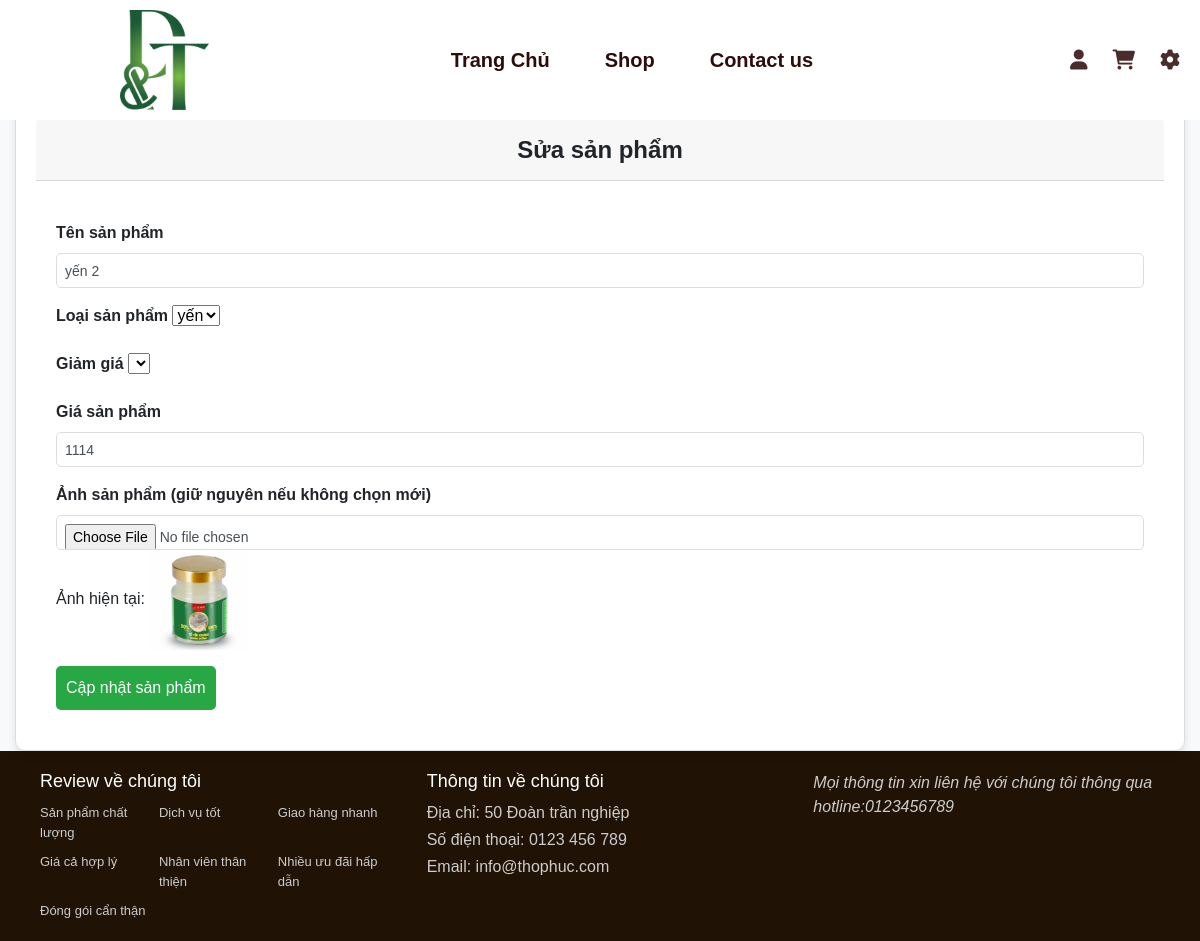
/Quanly/suasp.php?id=25, run on the app's committed database.
### tables this page shows
CREATE TABLE `product` (
  `product_id` int(5) NOT NULL,
  `product_name` varchar(50) NOT NULL,
  `describe_product` varchar(2048) NOT NULL,
  `quantity` int(11) NOT NULL,
  `price` double NOT NULL,
  `img` varchar(50) NOT NULL,
  `create_at` timestamp NOT NULL DEFAULT current_timestamp(),
  `type_id` int(5) NOT NULL,
  `saleoff_id` int(5) NOT NULL
);

### Quanly/suasp.php (the view, shortened to what this page needs)
<?php
include '../database/connect.php';
include '../thanhgiaodien/header.php';
if (isset($_GET['id'])) {
    $product_id = $_GET['id'];
    $stmt = $conn->prepare("SELECT * FROM product WHERE product_id = ?");
    $stmt->bind_param("i", $product_id);
    $stmt->execute();
    $result = $stmt->get_result();
    if ($result->num_rows > 0) {
        $product = $result->fetch_assoc();
    } else {
        echo "Sản phẩm không tồn tại.";
        exit();
    }
}
?>
<!DOCTYPE html>
<html lang="vi">
<head>
    <link rel="stylesheet" href="../path/to/your/css/bootstrap.min.css">
</head>
<body>
    <div class="container-fluid">
        <div class="card">
            <div class="card-header">Sửa sản phẩm</div>
            <div class="card-body">
                <form method="post" enctype="multipart/form-data">
                    <div class="mb-3">
                        <label class="form-label">Tên sản phẩm</label>
                        <input type="text" name="product_name" value="<?= $product['product_name'] ?>"
                            class="form-control" required />
                    </div>
                    <div class="mb-3">
                        <label class="form-label">Loại sản phẩm</label>
                        <select class="form-select" name="type_id" required>
                            <?php
                            $result_types = mysqli_query($conn, "SELECT * FROM type");
                            while ($row = mysqli_fetch_assoc($result_types)) {
                                $selected = ($row['type_id'] == $product['type_id']) ? "selected" : "";
                                echo "<option value='{$row['type_id']}' $selected>{$row['type_name']}</option>";
                            }
                            ?>
                        </select>
                    </div>
                    <div class="mb-3">
                        <label class="form-label">Giảm giá</label>
                        <select class="form-select" name="saleoff_id" required>
                            <?php
                            $result_saleoff = mysqli_query($conn, "SELECT * FROM saleoff");
                            while ($row1 = mysqli_fetch_assoc($result_saleoff)) {
                                $selected = ($row1['saleoff_id'] == $product['saleoff_id']) ? "selected" : "";
                                echo "<option value='{$row1['saleoff_id']}' $selected>{$row1['sale']}</option>";
                            }
                            ?>
                        </select>
                    </div>
                    <div class="mb-3">
                        <label for="price" class="form-label">Giá sản phẩm</label>
                        <input type="number" name="price" id="price" class="form-control"
                            value="<?= $product['price'] ?>" required />
                    </div>
                    <div class="mb-3">
                        <label class="form-label">Ảnh sản phẩm (giữ nguyên nếu không chọn mới)</label>
                        <input type="file" name="img" class="form-control" />
                        <p>Ảnh hiện tại: <img src="../anh/<?= $product['img'] ?>" alt="" width="100"></p>
                    </div>
                    <button name="submit" type="submit" class="btn btn-success">Cập nhật sản phẩm</button>
                </form>
            </div>
        </div>
    </div>
</body>
</html>
<?php include '../Thanhgiaodien/footer.php'; ?>

### csspage/head.css (style rules this page uses)
* { margin: 0; padding: 0; box-sizing: border-box; }
body { background-color: rgb(255, 255, 255); }

### csspage/footer.css (style rules this page uses)
* { margin: 0; padding: 0; box-sizing: border-box; }
body { font-family: Arial, sans-serif; display: flex; flex-direction: column; min-height: 100vh; }

### Quanly/suasp.php (style rules this page uses)
body { position: relative; top: 120px; display: flex; justify-content: center; align-items: center; height: 600px; margin: 0; background-color: #f8f9fa; font-family: Arial, sans-serif; }
.card { width: 100%; background: #ffffff; border: 1px solid #ddd; border-radius: 10px; box-shadow: 0 4px 8px rgba(0, 0, 0, 0.1); padding: 20px; }
.card-header { font-size: 24px; font-weight: bold; margin-bottom: 20px; text-align: center; }
.form-label { font-weight: bold; text-align: right; }
.form-control { width: 100%; padding: 8px; border: 1px solid #ddd; border-radius: 5px; font-size: 14px; }
.btn { grid-column: 1 / -1; padding: 10px; font-size: 16px; background: #28a745; border: none; color: white; border-radius: 5px; cursor: pointer; }

### data on the page
product: product_name "yến 2", price "1114", img (picture)

### other printed values
form field type_id "yến"
